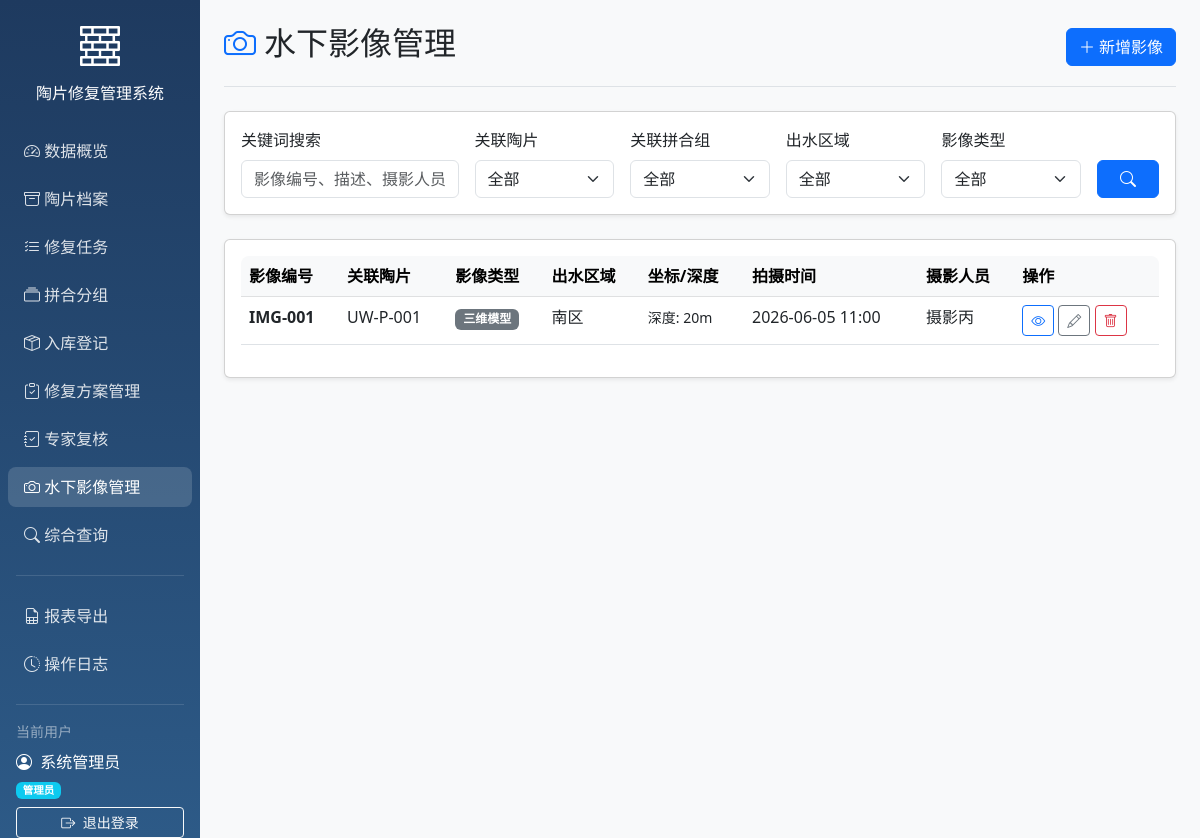
The app's page /underwater_images (signed in) with its own data.
### models/models.py (models this page shows)
class User(Base):
    __tablename__ = "users"
    id = Column(Integer, primary_key=True, index=True)
    username = Column(String, unique=True, index=True)
    hashed_password = Column(String)
    full_name = Column(String)
    role = Column(String, default="修复员")
    created_at = Column(DateTime(timezone=True), server_default=func.now())
    assigned_tasks = relationship("RepairTask", foreign_keys="RepairTask.assignee_id", back_populates="assignee")
    created_tasks = relationship("RepairTask", foreign_keys="RepairTask.creator_id", back_populates="creator")
    operation_logs = relationship("OperationLog", back_populates="user")

class UnderwaterImage(Base):
    __tablename__ = "underwater_images"
    id = Column(Integer, primary_key=True, index=True)
    pottery_id = Column(Integer, ForeignKey("potteries.id"), nullable=False)
    group_id = Column(Integer, ForeignKey("pottery_groups.id"), nullable=True)
    image_number = Column(String, unique=True, index=True)
    image_type = Column(String, default="现场照片")
    file_path = Column(String)
    file_type = Column(String, default="image")
    description = Column(Text)
    coordinate_x = Column(String)
    coordinate_y = Column(String)
    coordinate_z = Column(String)
    depth = Column(String)
    shooting_time = Column(DateTime)
    photographer = Column(String)
    trench_number = Column(String)
    water_area = Column(String)
    uploaded_by = Column(Integer, ForeignKey("users.id"))
    created_at = Column(DateTime(timezone=True), server_default=func.now())
    updated_at = Column(DateTime(timezone=True), onupdate=func.now())
    pottery = relationship("Pottery")
    group = relationship("PotteryGroup")

class Pottery(Base):
    __tablename__ = "potteries"
    id = Column(Integer, primary_key=True, index=True)
    pottery_number = Column(String, unique=True, index=True)
    water_area = Column(String)
    trench_number = Column(String)
    material = Column(String)
    decoration_description = Column(Text)
    damage_level = Column(String)
    current_status = Column(String)
    recovery_date = Column(Date)
    created_at = Column(DateTime(timezone=True), server_default=func.now())
    updated_at = Column(DateTime(timezone=True), onupdate=func.now())
    is_locked = Column(Boolean, default=False)
    cleaning_records = relationship("CleaningRecord", back_populates="pottery")
    pottery_groups = relationship("PotteryGroupMember", back_populates="pottery")
    storage_record = relationship("StorageRecord", uselist=False, back_populates="pottery")
    images = relationship("PotteryImage", back_populates="pottery", cascade="all, delete-orphan")
    repair_tasks = relationship("RepairTask", back_populates="pottery")

### main.py (the view)
@app.get("/underwater_images", response_class=HTMLResponse)
async def list_underwater_images(
    request: Request,
    current_user: User = Depends(get_current_user),
    db: Session = Depends(get_db),
    pottery_id: Optional[int] = None,
    group_id: Optional[int] = None,
    water_area: Optional[str] = None,
    image_type: Optional[str] = None,
    keyword: Optional[str] = None
):
    query = db.query(UnderwaterImage)
    if pottery_id:
        query = query.filter(UnderwaterImage.pottery_id == pottery_id)
    if group_id:
        query = query.filter(UnderwaterImage.group_id == group_id)
    if water_area:
        query = query.filter(UnderwaterImage.water_area == water_area)
    if image_type:
        query = query.filter(UnderwaterImage.image_type == image_type)
    if keyword:
        query = query.filter(or_(
            UnderwaterImage.image_number.contains(keyword),
            UnderwaterImage.description.contains(keyword),
            UnderwaterImage.photographer.contains(keyword)
        ))
    images = query.order_by(UnderwaterImage.created_at.desc()).all()
    water_areas = [r[0] for r in db.query(UnderwaterImage.water_area).distinct().all() if r[0]]
    potteries = db.query(Pottery).all()
    groups = db.query(PotteryGroup).all()
    return templates.TemplateResponse("underwater_images.html", {
        "request": request,
        "current_user": current_user,
        "images": images,
        "pottery_id": pottery_id,
        "group_id": group_id,
        "water_area": water_area,
        "image_type": image_type,
        "keyword": keyword,
        "water_areas": water_areas,
        "potteries": potteries,
        "groups": groups
    })

### templates/underwater_images.html (shortened to what this page needs)
{% extends "base.html" %}
{% block body %}
<div class="container-fluid">
    <div class="row">
        {% include "sidebar.html" %}
        <main class="col-md-9 ms-sm-auto col-lg-10 px-md-4 main-content">
            <div class="d-flex justify-content-between flex-wrap flex-md-nowrap align-items-center pt-4 pb-3 mb-4 border-bottom">
                <h1 class="h2">
                    <i class="bi bi-camera text-primary me-2"></i>水下影像管理
                </h1>
                <div class="btn-toolbar mb-2 mb-md-0">
                    <a href="/underwater_images/add" class="btn btn-primary">
                        <i class="bi bi-plus-lg me-1"></i>新增影像
                    </a>
                </div>
            </div>
            <div class="card shadow-sm mb-4">
                <div class="card-body">
                    <form method="GET" class="row g-3">
                        <div class="col-md-3">
                            <label class="form-label">关键词搜索</label>
                            <input type="text" class="form-control" name="keyword" value="{{ keyword or '' }}" placeholder="影像编号、描述、摄影人员...">
                        </div>
                        <div class="col-md-2">
                            <label class="form-label">关联陶片</label>
                            <select class="form-select" name="pottery_id">
                                <option value="">全部</option>
                            </select>
                        </div>
                        <div class="col-md-2">
                            <label class="form-label">关联拼合组</label>
                            <select class="form-select" name="group_id">
                                <option value="">全部</option>
                            </select>
                        </div>
                        <div class="col-md-2">
                            <label class="form-label">出水区域</label>
                            <select class="form-select" name="water_area">
                                <option value="">全部</option>
                            </select>
                        </div>
                        <div class="col-md-2">
                            <label class="form-label">影像类型</label>
                            <select class="form-select" name="image_type">
                                <option value="">全部</option>
                            </select>
                        </div>
                        <div class="col-md-1 d-flex align-items-end">
                            <button type="submit" class="btn btn-primary w-100">
                                <i class="bi bi-search"></i>
                            </button>
                        </div>
                    </form>
                </div>
            </div>
            <div class="card shadow-sm">
                <div class="card-body">
                    <div class="table-responsive">
                        <table class="table table-hover">
                            <thead class="table-light">
                                <tr>
                                    <th>影像编号</th>
                                    <th>关联陶片</th>
                                    <th>影像类型</th>
                                    <th>出水区域</th>
                                    <th>坐标/深度</th>
                                    <th>拍摄时间</th>
                                    <th>摄影人员</th>
                                    <th>操作</th>
                                </tr>
                            </thead>
                            <tbody>
                                {% for img in images %}
                                <tr>
                                    <td><strong>{{ img.image_number }}</strong></td>
                                    <td>{{ img.pottery.pottery_number if img.pottery else '-' }}</td>
                                    <td>
                                        {% if img.file_type == '3d' %}
                                        <span class="badge bg-info">3D模型</span>
                                        {% else %}
                                        <span class="badge bg-secondary">{{ img.image_type }}</span>
                                        {% endif %}
                                    </td>
                                    <td>{{ img.water_area or '-' }}</td>
                                    <td>
                                        {% if img.depth %}
                                        <small>深度: {{ img.depth }}m</small>
                                        {% else %}
                                        -
                                        {% endif %}
                                    </td>
                                    <td>{{ img.shooting_time.strftime('%Y-%m-%d %H:%M') if img.shooting_time else '-' }}</td>
                                    <td>{{ img.photographer or '-' }}</td>
                                    <td>
                                        <a href="/underwater_images/{{ img.id }}" class="btn btn-sm btn-outline-primary">
                                            <i class="bi bi-eye"></i>
                                        </a>
                                        <a href="/underwater_images/{{ img.id }}/edit" class="btn btn-sm btn-outline-secondary">
                                            <i class="bi bi-pencil"></i>
                                        </a>
                                        <a href="/underwater_images/{{ img.id }}/delete" class="btn btn-sm btn-outline-danger" onclick="return confirm('确定要删除该影像吗？')">
                                            <i class="bi bi-trash"></i>
                                        </a>
                                    </td>
                                </tr>
                                {% endfor %}
                            </tbody>
                        </table>
                    </div>
                </div>
            </div>
        </main>
    </div>
</div>
{% endblock %}

### templates/sidebar.html
<div class="sidebar col-md-3 col-lg-2 d-md-block p-0">
    <div class="position-sticky pt-3">
        <div class="text-center mb-4 px-3">
            <i class="bi bi-bricks text-white" style="font-size: 2.5rem;"></i>
            <h6 class="text-white mt-2 mb-0">陶片修复管理系统</h6>
        </div>
        <ul class="nav flex-column">
            <li class="nav-item">
                <a class="nav-link {% if request.url.path == '/' %}active{% endif %}" href="/">
                    <i class="bi bi-speedometer2"></i>
                    数据概览
                </a>
            </li>
            <li class="nav-item">
                <a class="nav-link {% if '/potteries' in request.url.path %}active{% endif %}" href="/potteries">
                    <i class="bi bi-archive"></i>
                    陶片档案
                </a>
            </li>
            <li class="nav-item">
                <a class="nav-link {% if '/tasks' in request.url.path %}active{% endif %}" href="/tasks">
                    <i class="bi bi-list-check"></i>
                    修复任务
                </a>
            </li>
            <li class="nav-item">
                <a class="nav-link {% if '/groups' in request.url.path %}active{% endif %}" href="/groups">
                    <i class="bi bi-collection"></i>
                    拼合分组
                </a>
            </li>
            <li class="nav-item">
                <a class="nav-link {% if '/storage' in request.url.path %}active{% endif %}" href="/storage">
                    <i class="bi bi-box-seam"></i>
                    入库登记
                </a>
            </li>
            <li class="nav-item">
                <a class="nav-link {% if '/repair_plans' in request.url.path %}active{% endif %}" href="/repair_plans">
                    <i class="bi bi-clipboard-check"></i>
                    修复方案管理
                </a>
            </li>
            <li class="nav-item">
                <a class="nav-link {% if '/reviews' in request.url.path %}active{% endif %}" href="/reviews">
                    <i class="bi bi-journal-check"></i>
                    专家复核
                </a>
            </li>
            <li class="nav-item">
                <a class="nav-link {% if '/underwater_images' in request.url.path %}active{% endif %}" href="/underwater_images">
                    <i class="bi bi-camera"></i>
                    水下影像管理
                </a>
            </li>
            <li class="nav-item">
                <a class="nav-link {% if '/search' in request.url.path %}active{% endif %}" href="/search">
                    <i class="bi bi-search"></i>
                    综合查询
                </a>
            </li>
        </ul>
        <hr class="text-white-50 mx-3">
        <ul class="nav flex-column">
            <li class="nav-item">
                <a class="nav-link {% if '/reports' in request.url.path %}active{% endif %}" href="/reports">
                    <i class="bi bi-file-earmark-spreadsheet"></i>
                    报表导出
                </a>
            </li>
            <li class="nav-item">
                <a class="nav-link {% if '/logs' in request.url.path %}active{% endif %}" href="/logs">
                    <i class="bi bi-clock-history"></i>
                    操作日志
                </a>
            </li>
        </ul>
        <hr class="text-white-50 mx-3">
        <div class="px-3">
            <div class="text-white-50 small mb-2">当前用户</div>
            <div class="text-white mb-1">
                <i class="bi bi-person-circle me-1"></i>
                {{ current_user.full_name or current_user.username }}
            </div>
            <div class="text-white-50 small mb-2">
                <span class="badge bg-info">{{ current_user.role }}</span>
            </div>
            <a href="/logout" class="btn btn-outline-light btn-sm w-100">
                <i class="bi bi-box-arrow-right me-1"></i>
                退出登录
            </a>
        </div>
    </div>
</div>

### templates/base.html (style rules this page uses)
.sidebar { min-height: 100vh; background: linear-gradient(180deg, #1e3a5f 0%, #2d5a87 100%); }
.sidebar .nav-link { color: rgba(255,255,255,0.85); border-radius: 8px; margin: 4px 8px; transition: all 0.2s; }
.sidebar .nav-link:hover, .sidebar .nav-link.active { color: white; background: rgba(255,255,255,0.15); }
.sidebar .nav-link i { width: 24px; }
.main-content { background-color: #f8f9fa; min-height: 100vh; }
.table-responsive { border-radius: 8px; }

### records on screen
User: full_name "系统管理员", role "管理员"
UnderwaterImage: image_number "IMG-001", pottery "UW-P-001", image_type "三维模型", water_area "南区", depth "20", shooting_time "2026-06-05 11:00", photographer "摄影丙"
